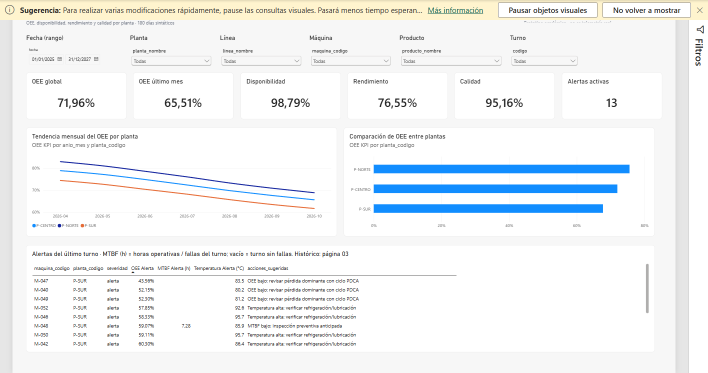
#> input picture docs/capturas/01-executive.png, 1416 x 745 px (shown at 1/2 size)
$ python make_figuras_v1.py
#> lines starting #> are read from the running program, lines starting #| are printed output that depends on the picture
"""Genera las figuras F2-F10 del informe (Pillow, sin dependencias externas)."""
from pathlib import Path
import math

from PIL import Image, ImageDraw, ImageFont, ImageOps

BASE = Path(__file__).resolve().parent
FIG = BASE / "figuras"
FIG.mkdir(exist_ok=True)

AZUL = "#1F3864"
AZUL2 = "#2F5597"
AZUL_CLARO = "#D9E2F3"
NARANJA = "#C55A11"
NARANJA_CLARO = "#FBE5D6"
VERDE = "#375623"
VERDE_CLARO = "#E2EFDA"
GRIS = "#404040"
GRIS_CLARO = "#F2F2F2"
GRIS_MEDIO = "#7F7F7F"

W, H = 1800, 1050


def font(name="arial.ttf", size=28):
#> called with name = 'arialbd.ttf', size = 38
    for candidate in (Path(r"C:\Windows\Fonts") / name, Path(r"C:\Windows\Fonts") / "arial.ttf"):
        if candidate.exists():
            return ImageFont.truetype(str(candidate), size)
    return ImageFont.load_default()


F_TIT = font("arialbd.ttf", 38)
F_SUB = font("arial.ttf", 26)
F_CAJA = font("arialbd.ttf", 27)
F_TEXTO = font("arial.ttf", 23)
F_SMALL = font("arial.ttf", 26)
F_NOTE = font("arial.ttf", 22)


def canvas(w=W, h=H):
#> called with w = 1800, h = 900
    img = Image.new("RGB", (w, h), "white")
#> img: PIL image 1800x900 RGB; every value is 255
    return img, ImageDraw.Draw(img)


def caja(d, xy, fill, outline, width=3, radius=14):
    d.rounded_rectangle(xy, radius=radius, fill=fill, outline=outline, width=width)


def texto_centrado(d, xy, text, fnt, fill=GRIS, spacing=6):
    x0, y0, x1, y1 = xy
    lineas = text.split("\n")
    alturas = []
    for linea in lineas:
        b = d.textbbox((0, 0), linea, font=fnt)
        alturas.append(b[3] - b[1])
    total = sum(alturas) + spacing * (len(lineas) - 1)
    y = y0 + (y1 - y0 - total) / 2
    for linea, h in zip(lineas, alturas):
        b = d.textbbox((0, 0), linea, font=fnt)
        d.text((x0 + (x1 - x0 - (b[2] - b[0])) / 2, y - b[1]), linea, font=fnt, fill=fill)
        y += h + spacing


def flecha(d, x1, y1, x2, y2, color=GRIS, width=4, head=18):
    d.line((x1, y1, x2, y2), fill=color, width=width)
    ang = math.atan2(y2 - y1, x2 - x1)
    for sign in (-1, 1):
        d.line(
            (x2, y2, x2 - head * math.cos(ang + sign * 0.45), y2 - head * math.sin(ang + sign * 0.45)),
            fill=color,
            width=width,
        )


def guardar(img, name):
    img.save(FIG / name, dpi=(200, 200))
    print(FIG / name)


# ---------------------------------------------------------------------------
# F2 · Marco conceptual
# ---------------------------------------------------------------------------
def f2():
    img, d = canvas(1800, 900)
    boxes = [
        (60, 200, 430, 520, "Datos fragmentados\nIoT/SCADA · MES · CMMS\nCalidad · Turnos", AZUL_CLARO, AZUL),
        (500, 200, 870, 520, "Modelo dimensional\nHechos + dimensiones\nKPI único y ponderado", AZUL_CLARO, AZUL),
        (940, 200, 1310, 520, "Diagnóstico\nLoss Tree · confiabilidad\ncalidad/energía · alertas", NARANJA_CLARO, NARANJA),
        (1380, 200, 1750, 520, "Decisión\nPriorización por impacto\ny criticidad", VERDE_CLARO, VERDE),
    ]
    for x0, y0, x1, y1, txt, fill, outline in boxes:
        caja(d, (x0, y0, x1, y1), fill, outline)
        texto_centrado(d, (x0 + 15, y0 + 10, x1 - 15, y1 - 10), txt, F_CAJA)
    for x in (430, 870, 1310):
        flecha(d, x + 10, 360, x + 60, 360)
    caja(d, (60, 640, 1750, 770), GRIS_CLARO, GRIS)
    texto_centrado(
        d,
        (80, 650, 1730, 760),
        "Gobierno del dato: definición única de KPI, calidad, trazabilidad y validación independiente",
        F_SUB,
    )
    guardar(img, "figura2_marco_conceptual.png")
#> in guardar, `img.save(FIG / name, dpi=(200, 200))`:
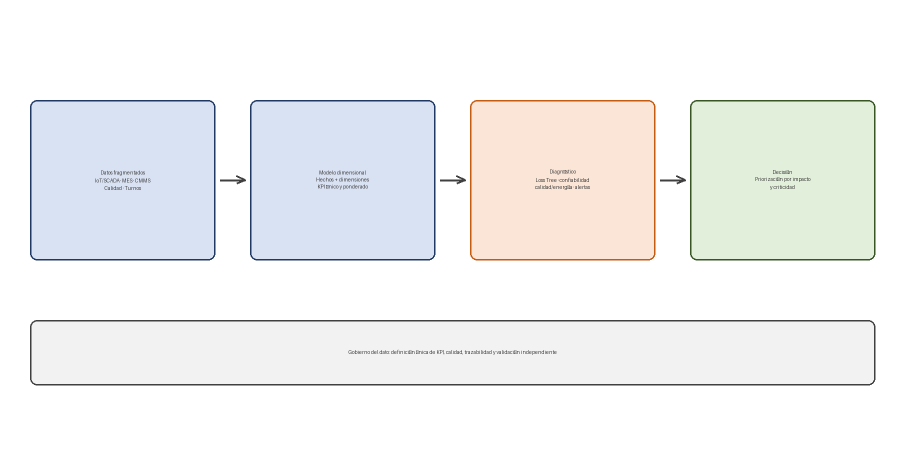
#> saved as figura2_marco_conceptual.png: PIL image 1800x900 RGB (shown at 1/2 size); mean R, G, B 242.1, 242.7, 242.4


# ---------------------------------------------------------------------------
# F3 · Fases metodológicas
# ---------------------------------------------------------------------------
def f3():
    img, d = canvas(1800, 900)
    fases = [
        ("1. Comprensión\ndel negocio", 70, 180),
        ("2. Comprensión\nde los datos", 500, 180),
        ("3. Preparación\nde los datos", 930, 180),
        ("4. Modelado\ndimensional", 1360, 180),
        ("5. Evaluación\ny validación", 930, 500),
        ("6. Despliegue\ny demo", 500, 500),
    ]
    for txt, x, y in fases:
        caja(d, (x, y, x + 330, y + 170), AZUL_CLARO, AZUL)
        texto_centrado(d, (x + 10, y + 10, x + 320, y + 160), txt, F_CAJA)
    flecha(d, 400, 265, 490, 265)
    flecha(d, 830, 265, 920, 265)
    flecha(d, 1260, 265, 1350, 265)
    d.line((1525, 350, 1525, 585), fill=GRIS, width=4)
    flecha(d, 1525, 585, 1270, 585)
    flecha(d, 930, 585, 840, 585)
    # Feedback
    flecha(d, 500, 585, 250, 585, color=NARANJA, width=3)
    flecha(d, 250, 585, 250, 355, color=NARANJA, width=3)
    caja(d, (70, 720, 1730, 820), NARANJA_CLARO, NARANJA)
    texto_centrado(
        d,
        (90, 730, 1710, 810),
        "SDD: spec → plan → tasks → verification · cada fase deja evidencia reproducible",
        F_SUB,
    )
    guardar(img, "figura3_fases_metodologicas.png")
#> call 2 of guardar, with name = 'figura3_fases_metodologicas.png'
#> in guardar (call 2), `img.save(FIG / name, dpi=(200, 200))`:
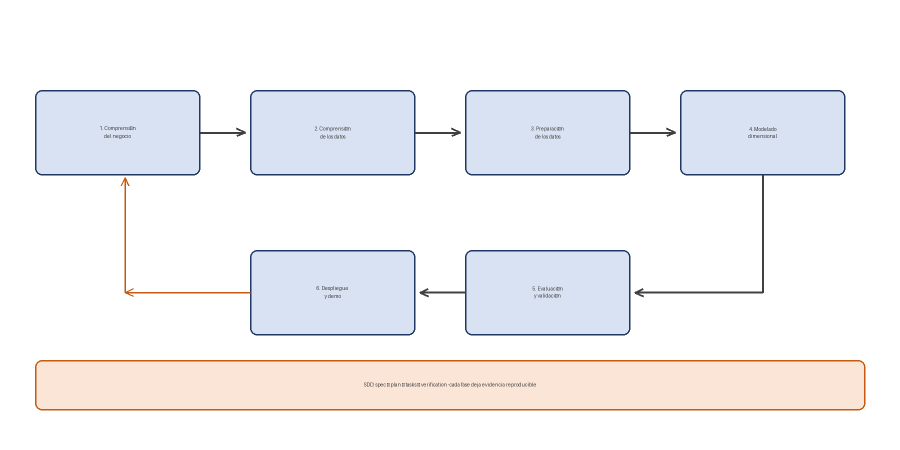
#> saved as figura3_fases_metodologicas.png: PIL image 1800x900 RGB (shown at 1/2 size); mean R, G, B 243.5, 242.7, 244.5


# ---------------------------------------------------------------------------
# F4 · Arquitectura
# ---------------------------------------------------------------------------
def f4():
    img, d = canvas(1800, 1000)
#> in canvas (call 3), `img = Image.new("RGB", (w, h), "white")`: img: PIL image 1800x1000 RGB; every value is 255
    caja(d, (60, 150, 430, 470), AZUL_CLARO, AZUL)
    texto_centrado(d, (75, 160, 415, 460), "Python 3.13\nGenerador · Ingesta\nValidación · Simulación", F_CAJA)
    caja(d, (520, 120, 1040, 520), AZUL, AZUL)
    texto_centrado(d, (535, 130, 1025, 510), "PostgreSQL 16.4\nEsquema + hechos\n+ 20 vistas KPI\nDirectQuery", F_CAJA, "white")
    caja(d, (1130, 150, 1740, 470), VERDE_CLARO, VERDE)
    texto_centrado(d, (1145, 160, 1725, 460), "Power BI Desktop\n4 páginas principales\n+ drill-through + tooltip", F_CAJA)
    flecha(d, 440, 310, 510, 310, width=5)
    flecha(d, 1050, 310, 1120, 310, width=5)
    caja(d, (520, 650, 1040, 790), GRIS_CLARO, GRIS)
    texto_centrado(d, (535, 660, 1025, 780), "pgAdmin 9.18\nverificación visual de tablas y vistas", F_TEXTO)
    d.line((1040, 500, 1040, 650), fill=GRIS_MEDIO, width=3)
    caja(d, (60, 650, 430, 790), GRIS_CLARO, GRIS)
    texto_centrado(d, (75, 660, 415, 780), "CSV / manifiesto\nstreaming · ~99 MB", F_TEXTO)
    flecha(d, 245, 470, 245, 640, width=3)
    flecha(d, 430, 690, 560, 525, width=3)
    caja(d, (1130, 650, 1740, 790), GRIS_CLARO, GRIS)
    texto_centrado(d, (1145, 660, 1725, 780), "Docker Desktop (WSL2)\nloopback 127.0.0.1 · volumen local", F_TEXTO)
    caja(d, (60, 860, 1740, 950), VERDE_CLARO, VERDE)
    texto_centrado(d, (80, 870, 1720, 940), "Sin nube, sin API REST, sin aplicación web: demo local y reproducible", F_SUB)
    guardar(img, "figura4_arquitectura.png")
#> call 3 of guardar, with name = 'figura4_arquitectura.png'
#> in guardar (call 3), `img.save(FIG / name, dpi=(200, 200))`:
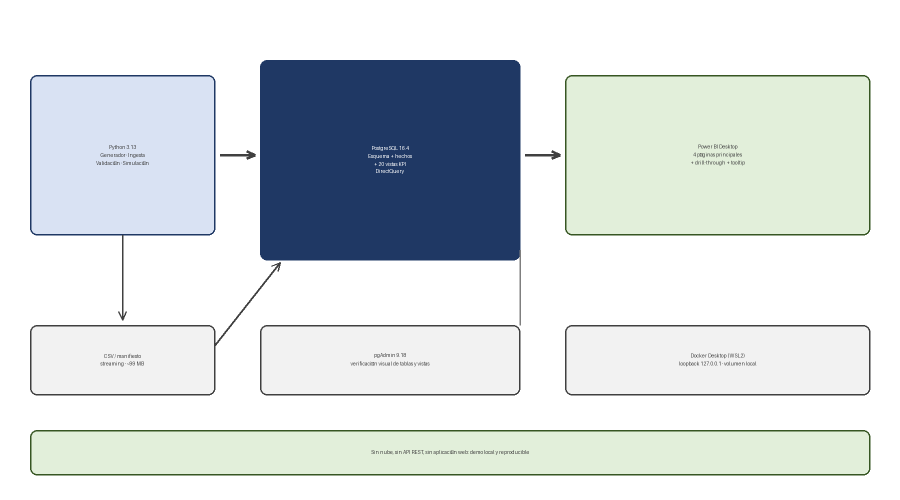
#> saved as figura4_arquitectura.png: PIL image 1800x1000 RGB (shown at 1/2 size); mean R, G, B 215.8, 222, 223.9


# ---------------------------------------------------------------------------
# F5 · Modelo estrella
# ---------------------------------------------------------------------------
def f5():
    img, d = canvas(1800, 1000)
    # dimensiones izquierdas
    dims_l = [
        (80, 150, 380, 270, "dim_planta\ndim_linea\ndim_maquina"),
        (80, 330, 380, 430, "dim_tiempo"),
        (80, 510, 380, 610, "dim_turno"),
        (80, 690, 380, 790, "dim_causa"),
    ]
    for x0, y0, x1, y1, txt in dims_l:
        caja(d, (x0, y0, x1, y1), AZUL_CLARO, AZUL)
        texto_centrado(d, (x0 + 10, y0 + 10, x1 - 10, y1 - 10), txt, F_TEXTO)
    # dimensiones derechas
    dims_r = [
        (1420, 150, 1720, 270, "dim_familia\ndim_producto"),
        (1420, 330, 1720, 430, "dim_tecnico"),
        (1420, 510, 1720, 610, "dim_orden"),
    ]
    for x0, y0, x1, y1, txt in dims_r:
        caja(d, (x0, y0, x1, y1), VERDE_CLARO, VERDE)
        texto_centrado(d, (x0 + 10, y0 + 10, x1 - 10, y1 - 10), txt, F_TEXTO)
    # hechos
    facts = [
        (620, 210, 930, 330, "fact_produccion"),
        (960, 210, 1270, 330, "fact_parada"),
        (620, 430, 930, 550, "fact_mantenimiento"),
        (960, 430, 1270, 550, "fact_calidad"),
    ]
    for x0, y0, x1, y1, txt in facts:
        caja(d, (x0, y0, x1, y1), NARANJA_CLARO, NARANJA)
        texto_centrado(d, (x0 + 10, y0 + 10, x1 - 10, y1 - 10), txt, F_CAJA)
    # buses
    d.line((500, 200, 500, 750), fill=GRIS_MEDIO, width=4)
    d.line((1340, 200, 1340, 610), fill=GRIS_MEDIO, width=4)
    for x0, y0, x1, y1, _ in dims_l:
        yc = (y0 + y1) / 2
        d.line((x1, yc, 500, yc), fill=GRIS_MEDIO, width=3)
    for x0, y0, x1, y1, _ in dims_r:
        yc = (y0 + y1) / 2
        d.line((x0, yc, 1340, yc), fill=GRIS_MEDIO, width=3)
    for x0, y0, x1, y1, _ in facts:
        yc = (y0 + y1) / 2
        d.line((500, yc, x0, yc), fill=GRIS_MEDIO, width=3)
        d.line((x1, yc, 1340, yc), fill=GRIS_MEDIO, width=3)
    # Redibujar hechos para tapar las líneas que los atraviesan.
    for x0, y0, x1, y1, txt in facts:
        caja(d, (x0, y0, x1, y1), NARANJA_CLARO, NARANJA)
        texto_centrado(d, (x0 + 10, y0 + 10, x1 - 10, y1 - 10), txt, F_CAJA)
    caja(d, (80, 860, 1720, 940), GRIS_CLARO, GRIS)
    texto_centrado(
        d,
        (95, 870, 1705, 930),
        "27 relaciones hecho → dimensión · jerarquías Planta→Línea→Máquina y Familia→Producto",
        F_SUB,
    )
    d.text((80, 815), "Hechos analíticos + 2 capas crudas (fact_evento, fact_evento_rechazado)", font=F_SMALL, fill=GRIS)
    guardar(img, "figura5_modelo_estrella.png")


# ---------------------------------------------------------------------------
# F6 · OEE y A/P/Q
# ---------------------------------------------------------------------------
def f6():
    img, d = canvas(1800, 1000)
    margen_l, margen_b, margen_t = 150, 150, 90
    ancho, alto = 1500, 700
    d.line((margen_l, margen_t, margen_l, margen_t + alto), fill=GRIS, width=3)
    d.line((margen_l, margen_t + alto, margen_l + ancho, margen_t + alto), fill=GRIS, width=3)
    grupos = ["Disponibilidad", "Rendimiento", "Calidad", "OEE"]
    inicio = [99.0250, 81.7800, 96.3448, 78.0226]
    cierre = [98.5455, 71.3074, 93.9177, 65.9961]
    maxv = 100
    gw = ancho / len(grupos)
    bw = gw * 0.22
    for gi, g in enumerate(grupos):
        x0 = margen_l + gi * gw + gw * 0.18
        for j, (val, color, label) in enumerate([(inicio[gi], AZUL2, "Inicio"), (cierre[gi], NARANJA, "Cierre")]):
            h = val / maxv * alto
            x = x0 + j * (bw + 8)
            y = margen_t + alto - h
            d.rectangle((x, y, x + bw, margen_t + alto), fill=color)
            d.text((x + 2, y - 38), f"{val:.1f}%".replace(".", ","), font=F_SMALL, fill=GRIS)
        d.text((margen_l + gi * gw + 20, margen_t + alto + 20), g, font=F_SUB, fill=GRIS)
    # leyenda
    d.rectangle((1250, 20, 1280, 45), fill=AZUL2)
    d.text((1290, 18), "Inicio 30 d", font=F_SMALL, fill=GRIS)
    d.rectangle((1450, 20, 1480, 45), fill=NARANJA)
    d.text((1490, 18), "Cierre 30 d", font=F_SMALL, fill=GRIS)
    d.text((margen_l, 20), "OEE y componentes: 78,02 % → 66,00 %", font=F_TIT, fill=AZUL)
    guardar(img, "figura6_oee_componentes.png")


# ---------------------------------------------------------------------------
# F7 · Loss Tree
# ---------------------------------------------------------------------------
def f7():
    img, d = canvas(1800, 800)
#> in canvas (call 6), `img = Image.new("RGB", (w, h), "white")`: img: PIL image 1800x800 RGB; every value is 255
    datos = [
        ("Rendimiento", 2911218.08, 82.51, NARANJA),
        ("Calidad", 465420.00, 13.19, AZUL2),
        ("Disponibilidad", 151831, 4.30, GRIS_MEDIO),
    ]
    maxv = max(x[1] for x in datos)
    left, top, width, barh = 420, 120, 1100, 90
    for i, (label, val, pct, color) in enumerate(datos):
        y = top + i * 170
        d.text((60, y + 20), label, font=F_CAJA, fill=GRIS)
        w = val / maxv * width
        d.rectangle((left, y, left + w, y + barh), fill=color)
        etiqueta = f"{val:,.0f} min · {pct:.2f}%".replace(",", "X").replace(".", ",").replace("X", ".")
        d.text((left + w + 15, y + 20), etiqueta, font=F_TEXTO, fill=GRIS)
    d.text((60, 680), "Total: 3.528.469 min equivalentes · 4.269.957 unidades no producidas", font=F_SUB, fill=GRIS)
    guardar(img, "figura7_loss_tree.png")
#> in guardar (call 6), `img.save(FIG / name, dpi=(200, 200))`:
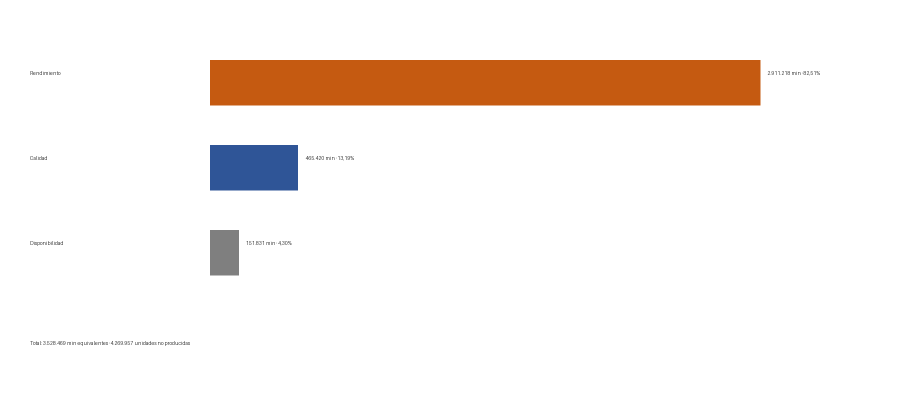
#> saved as figura7_loss_tree.png: PIL image 1800x800 RGB (shown at 1/2 size); mean R, G, B 248, 240.9, 236.6


# ---------------------------------------------------------------------------
# F8 · Pareto
# ---------------------------------------------------------------------------
def f8():
    img, d = canvas(1800, 1000)
    datos = [
        ("Microparada", 109020),
        ("F-MEC", 15356),
        ("F-ELE", 10546),
        ("F-NEU", 6803),
        ("F-HID", 6242),
        ("AJUSTE", 4260),
    ]
    total = sum(v for _, v in datos)
    left, top, width, height = 150, 100, 1450, 700
    d.line((left, top, left, top + height), fill=GRIS, width=3)
    d.line((left, top + height, left + width, top + height), fill=GRIS, width=3)
    maxv = max(v for _, v in datos)
    gw = width / len(datos)
    cum = 0
    puntos = []
    for i, (label, val) in enumerate(datos):
        h = val / maxv * height
        x0 = left + i * gw + gw * 0.15
        x1 = x0 + gw * 0.70
        y = top + height - h
        d.rectangle((x0, y, x1, top + height), fill=AZUL2)
        d.text((x0, y - 35), f"{val:,}".replace(",", "."), font=F_SMALL, fill=GRIS)
        d.text((x0 - 10, top + height + 15), label, font=F_SMALL, fill=GRIS)
        cum += val
        puntos.append((x0 + (x1 - x0) / 2, top + height - (cum / total) * height))
#> after the loop, cum = 152227; puntos = [(270.8, 298.7), (512.5, 228.1), (754.2, 179.6), (995.8, 148.3), (1237.5, 119.6), (1479.2, 100)]
    # línea acumulada
    for i in range(len(puntos) - 1):
        d.line((puntos[i][0], puntos[i][1], puntos[i + 1][0], puntos[i + 1][1]), fill=NARANJA, width=4)
#> this loop made 5 passes
    for i, (x, y) in enumerate(puntos):
        d.ellipse((x - 7, y - 7, x + 7, y + 7), fill=NARANJA)
#> this loop made 6 passes
    d.text((1150, 45), "Línea naranja: porcentaje acumulado", font=F_SMALL, fill=NARANJA)
    d.text((left, 30), "Pareto de downtime no planificado (minutos)", font=F_TIT, fill=AZUL)
    guardar(img, "figura8_pareto.png")


# ---------------------------------------------------------------------------
# F9 · Confiabilidad
# ---------------------------------------------------------------------------
def f9():
    img, d = canvas(1800, 1000)
    puntos = [
        ("M-047", 6473, 3007.6, NARANJA),
        ("M-024", 3634, 2548.5, AZUL2),
        ("M-049", 3520, 2280.4, AZUL2),
        ("M-041", 3434, 2002.8, AZUL2),
        ("M-015", 3095, 2433.4, VERDE),
        ("M-025", 2609, 2216.8, VERDE),
    ]
    left, top, width, height = 190, 120, 1450, 640
    xmin, xmax = 2400, 6800
    ymin, ymax = 1800, 3200
    # rejilla
    for xv in range(2500, 7000, 500):
        px = left + (xv - xmin) / (xmax - xmin) * width
        d.line((px, top, px, top + height), fill="#E6E6E6", width=1)
        d.text((px - 25, top + height + 10), str(xv), font=F_NOTE, fill=GRIS_MEDIO)
    for yv in range(1800, 3400, 200):
        py = top + height - (yv - ymin) / (ymax - ymin) * height
        d.line((left, py, left + width, py), fill="#E6E6E6", width=1)
        d.text((left - 70, py - 10), str(yv), font=F_NOTE, fill=GRIS_MEDIO)
    d.line((left, top, left, top + height), fill=GRIS, width=3)
    d.line((left, top + height, left + width, top + height), fill=GRIS, width=3)
    for name, x, y, color in puntos:
        px = left + (x - xmin) / (xmax - xmin) * width
        py = top + height - (y - ymin) / (ymax - ymin) * height
        d.ellipse((px - 12, py - 12, px + 12, py + 12), fill=color)
        d.text((px + 16, py - 12), name, font=F_SMALL, fill=GRIS)
    d.text((left + width / 2 - 180, top + height + 45), "Downtime no planificado (min)", font=F_SUB, fill=GRIS)
    d.text((left - 160, top + height / 2 - 60), "Microparadas\npor 100 h", font=F_SUB, fill=GRIS)
    d.text((left, 30), "Confiabilidad: downtime vs. microparadas por 100 h", font=F_TIT, fill=AZUL)
    d.text((left + 20, top + 25), "M-015 y M-025: MTBF alto, microparadas frecuentes", font=F_SMALL, fill=VERDE)
    guardar(img, "figura9_confiabilidad.png")
#> in guardar (call 8), `img.save(FIG / name, dpi=(200, 200))`:
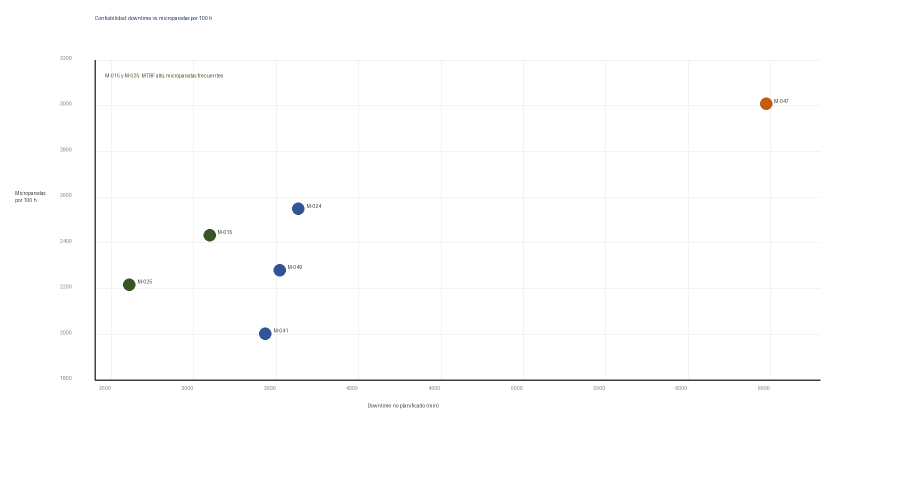
#> saved as figura9_confiabilidad.png: PIL image 1800x1000 RGB (shown at 1/2 size); mean R, G, B 253.5, 253.6, 253.6


# ---------------------------------------------------------------------------
# F10 · Panel integrado
# ---------------------------------------------------------------------------
def f10():
    files = ["01-executive.png", "02-oee-loss-tree.png", "03-maintenance.png", "04-quality-energy.png"]
    imgs = [Image.open(BASE.parent / "capturas" / f).convert("RGB") for f in files]
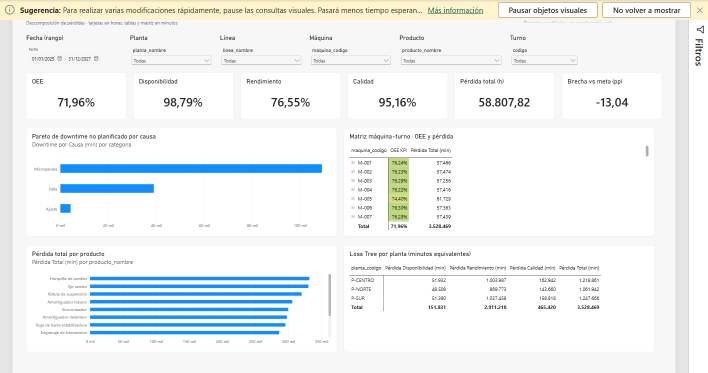
#> input picture docs/capturas/02-oee-loss-tree.png, 1416 x 745 px (shown at 1/2 size)
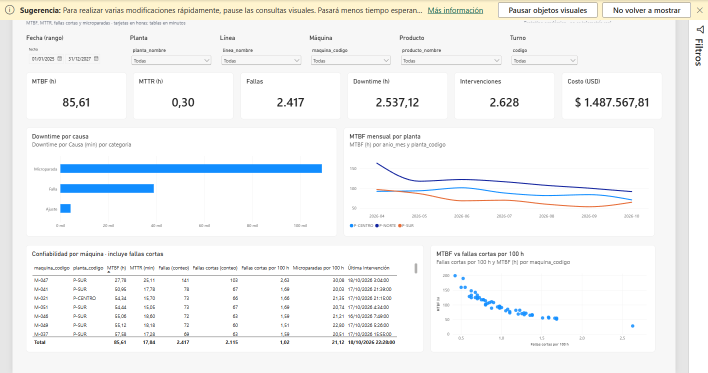
#> input picture docs/capturas/03-maintenance.png, 1416 x 745 px (shown at 1/2 size)
    thumb = (980, 516)
    comp = Image.new("RGB", (thumb[0] * 2 + 30, thumb[1] * 2 + 30), "white")
    pos = [(10, 10), (thumb[0] + 20, 10), (10, thumb[1] + 20), (thumb[0] + 20, thumb[1] + 20)]
    for im, p in zip(imgs, pos):
        comp.paste(im.resize(thumb), p)
    guardar(comp, "figura10_panel_integrado.png")


CROPS = {
    "figura2_marco_conceptual.png": (30, 150, 1770, 800),
    "figura3_fases_metodologicas.png": (30, 150, 1770, 850),
    "figura4_arquitectura.png": (30, 100, 1770, 980),
    "figura5_modelo_estrella.png": (30, 120, 1770, 960),
    "figura6_oee_componentes.png": (80, 0, 1720, 900),
    "figura7_loss_tree.png": (40, 80, 1760, 780),
    "figura8_pareto.png": (100, 20, 1750, 950),
    "figura9_confiabilidad.png": (20, 20, 1750, 900),
}


def crop_all():
    for name, box in CROPS.items():
        path = FIG / name
        im = Image.open(path)
        im = im.crop(box)
        im = ImageOps.expand(im, border=10, fill="white")
        im.save(path, dpi=(200, 200))
        print("cropped", path)


if __name__ == "__main__":
    f2()
    f3()
    f4()
    f5()
    f6()
    f7()
    f8()
    f9()
#> (the run stopped early here; a loop or call above may not have finished)
